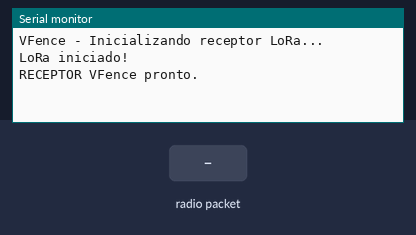
Recording of a sketch running on a simulated ESP32. On the bench: the last lines printed to the serial monitor. The test bench sets the inputs (shaded band). No radio packets arrive unless stated.

Above: at 2.2 s.
2.3 s: radio packet "1" arrives
At 2.9 s:
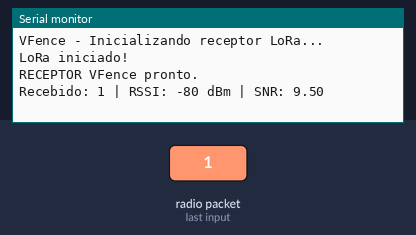
3.8 s: radio packet "0" arrives
At 5.0 s:
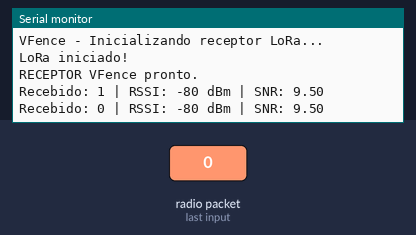
5.3 s: radio packet "2" arrives
At 6.4 s:
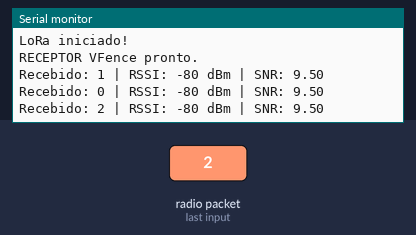

Measured:
- after the input at 2.3 s, the serial monitor: prints a new line at once (image 1)
- after the input at 3.8 s, the serial monitor: prints a new line at once (image 2)
- after the input at 5.3 s, the serial monitor: prints a new line at once (image 3)

The sketch:

receiver.ino
```cpp
#include <SPI.h>
#include <LoRa.h>

// Pinos LoRa da Heltec WiFi LoRa 32 V2
#define LORA_SCK   5
#define LORA_MISO  19
#define LORA_MOSI  27
#define LORA_SS    18
#define LORA_RST   14
#define LORA_DIO0  26

void setup() {
  Serial.begin(115200);
  delay(1000);

  Serial.println("VFence - Inicializando receptor LoRa...");

  SPI.begin(LORA_SCK, LORA_MISO, LORA_MOSI, LORA_SS);

  LoRa.setPins(LORA_SS, LORA_RST, LORA_DIO0);

  if (!LoRa.begin(915E6)) {
    Serial.println("ERRO: LoRa nao iniciou!");
    while (true);
  }

  Serial.println("LoRa iniciado!");
  Serial.println("RECEPTOR VFence pronto.");
}

void loop() {
  int packetSize = LoRa.parsePacket();

  if (packetSize) {
    String mensagem = "";

    while (LoRa.available()) {
      mensagem += (char)LoRa.read();
    }

    Serial.print("Recebido: ");
    Serial.print(mensagem);

    Serial.print(" | RSSI: ");
    Serial.print(LoRa.packetRssi());

    Serial.print(" dBm | SNR: ");
    Serial.println(LoRa.packetSnr());
  }
}
```
